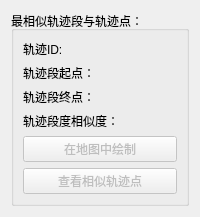
              <widget class="QWidget" name="page_10">
               <layout class="QHBoxLayout" name="horizontalLayout_21">
                <item>
                 <widget class="QGroupBox" name="searchBox">
                  <property name="styleSheet">
                   <string notr="true"/>
                  </property>
                  <property name="title">
                   <string>最相似轨迹段与轨迹点：</string>
                  </property>
                  <layout class="QVBoxLayout" name="verticalLayout_17">
                   <item>
                    <widget class="QLabel" name="label_4">
                     <property name="text">
                      <string>轨迹ID:</string>
                     </property>
                    </widget>
                   </item>
                   <item>
                    <widget class="QLabel" name="label_5">
                     <property name="text">
                      <string>轨迹段起点：</string>
                     </property>
                    </widget>
                   </item>
                   <item>
                    <widget class="QLabel" name="label_6">
                     <property name="text">
                      <string>轨迹段终点：</string>
                     </property>
                    </widget>
                   </item>
                   <item>
                    <widget class="QLabel" name="label_14">
                     <property name="text">
                      <string>轨迹段度相似度：</string>
                     </property>
                    </widget>
                   </item>
                   <item>
                    <widget class="QPushButton" name="pushButton_3">
                     <property name="enabled">
                      <bool>false</bool>
                     </property>
                     <property name="text">
                      <string>在地图中绘制</string>
                     </property>
                    </widget>
                   </item>
                   <item>
                    <widget class="QPushButton" name="pushButton_4">
                     <property name="enabled">
                      <bool>false</bool>
                     </property>
                     <property name="text">
                      <string>查看相似轨迹点</string>
                     </property>
                    </widget>
                   </item>
                  </layout>
                 </widget>
                </item>
               </layout>
              </widget>
